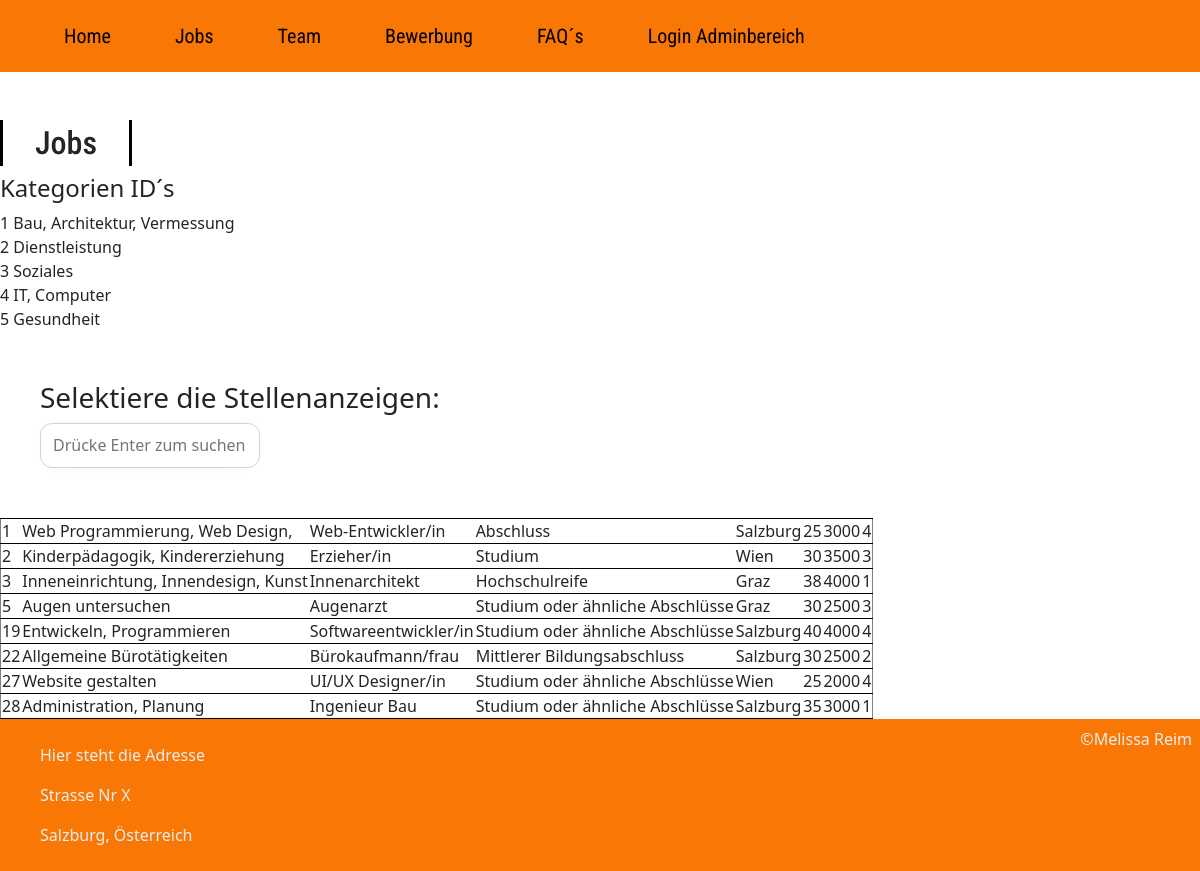
Screenshot of /PHP/index.php?seite=jobs with the database file from the repository.
### tables this page shows
CREATE TABLE `jobs` (
  `id` int(10) UNSIGNED NOT NULL,
  `jobs` varchar(255) NOT NULL,
  `titel` varchar(255) NOT NULL,
  `kategorie_id` int(10) UNSIGNED NOT NULL,
  `qualifikation` varchar(255) NOT NULL,
  `dienstort` varchar(50) NOT NULL,
  `stundenausmaß` varchar(255) NOT NULL,
  `mindestgehalt_euro` varchar(255) NOT NULL,
  `datum` datetime NOT NULL DEFAULT current_timestamp(),
  `aktiv` timestamp(6) NOT NULL DEFAULT current_timestamp(6) ON UPDATE current_timestamp(6)
);

### PHP/index.php (called while the page is built, shortened)
<?php
include "kopf.php";
?>
<?php
if (empty($_GET["seite"])){
    $site = "home";
} else{
    $site = $_GET["seite"];
}
if($site == "home") {
    $include_datei = "inhalte/home.php";
    $seitentitel ="Find your passion";
} else if ($site == "jobs") {
    $include_datei = "inhalte/jobs.php";
} else if ($site == "ueberuns") {
    $include_datei = "inhalte/ueberuns.php";
    $seitentitel ="Team";
} else if ($site == "bewerbung") {
    $include_datei = "inhalte/bewerbung.php";
    $seitentitel ="Bewerben.";
} else if ($site == "faq") {
    $include_datei = "inhalte/faq.php";
    $seitentitel ="FAQ´s";
} else {
    $include_datei = "error404.php";
}
?>
<?php
include  $include_datei;
include "fuss.php";
?>

### PHP/admin/funktionen.php (called while the page is built, shortened)
<?php
$db = mysqli_connect("localhost", "root", "", "getajob");
mysqli_set_charset($db, "utf8");
function query ($sql_befehl) {
    global $db;
    $result = mysqli_query($db, $sql_befehl);
    return $result;
}

### PHP/inhalte/jobs.php (the view, shortened to what this page needs)
<?php include "admin/funktionen.php"; ?>
</head>
<body>
    <h2 class="page-heading">Jobs</h2>
    <h4>Kategorien ID´s</h4>
    <p>1 Bau, Architektur, Vermessung <br> 2 Dienstleistung<br> 3 Soziales<br> 4 IT, Computer<br> 5 Gesundheit</p>
    <div id="searching">
        <h3>Selektiere die Stellenanzeigen:</h3>
        <input id="jobSearchInput" placeholder="Drücke Enter zum suchen ..." type="text" name="text" class="input">
    </div>
    <?php
    $result = query("SELECT * FROM jobs ORDER BY id ASC");
    echo "<table id='myTable' border='1'>";
    echo "<tbody>";
    while ($row = mysqli_fetch_assoc($result)) {
        echo "<tr style='border-bottom: 1px solid black;'>";
        echo "<td>" . $row["id"] . "</td>";
        echo "<td>" . $row["jobs"] . "</td>";
        echo "<td>" . $row["titel"] . "</td>";
        echo "<td>" . $row["qualifikation"] . "</td>";
        echo "<td>" . $row["dienstort"] . "</td>";
        echo "<td>" . $row["stundenausmaß"] . "</td>";
        echo "<td>" . $row["mindestgehalt_euro"] . "</td>";
        echo "<td>" . $row["kategorie_id"] . "</td>";
        echo "</tr>";
    }
    echo "</tbody>";
    echo "</table>";
    ?>

### PHP/style.css (style rules this page uses)
body { font-family: "Roboto", sans-serif; margin: 0; }
p { line-height: 1.5; }
input, textarea { height: 32px; padding: 0 16px; font-family: "Roboto Condensed", sans-serif; font-size: 20px; border: none; box-shadow: inset 8px 3px 18px -4px rgba(0, 0, 0, 0.4); }
.input { width: 100%; max-width: 220px; height: 45px; padding: 12px; border-radius: 12px; border: 1.5px solid lightgrey; outline: none; transition: all 0.3s cubic-bezier(0.19, 1, 0.22, 1); box-shadow: 0px 0px 20px -18px; }
#searching { margin-top: 50px; margin-bottom: 50px; display: flex; justify-content: space-between; flex-flow: column; padding-left: 40px; padding-right: 150px; }
.page-heading { font-size: 32px; font-family: "Roboto Condensed", sans-serif; border-left: 3px solid black; border-right: 3px solid black; transition: all 0.4s; display: inline-block; padding: 4px 32px; margin-top: 120px; }

### rows the page displays
jobs: id "1", jobs "Web Programmierung, Web Design,", titel "Web-Entwickler/in", qualifikation "Abschluss", dienstort "Salzburg", stundenausmaß "25", mindestgehalt_euro "3000", kategorie "4"
jobs: id "2", jobs "Kinderpädagogik, Kindererziehung", titel "Erzieher/in", qualifikation "Studium", dienstort "Wien", stundenausmaß "30", mindestgehalt_euro "3500", kategorie "3"
jobs: id "3", jobs "Inneneinrichtung, Innendesign, Kunst", titel "Innenarchitekt", qualifikation "Hochschulreife", dienstort "Graz", stundenausmaß "38", mindestgehalt_euro "4000", kategorie "1"
jobs: id "5", jobs "Augen untersuchen", titel "Augenarzt", qualifikation "Studium oder ähnliche Abschlüsse", dienstort "Graz", stundenausmaß "30", mindestgehalt_euro "2500", kategorie "3"
jobs: id "19", jobs "Entwickeln, Programmieren", titel "Softwareentwickler/in", qualifikation "Studium oder ähnliche Abschlüsse", dienstort "Salzburg", stundenausmaß "40", mindestgehalt_euro "4000", kategorie "4"
jobs: id "22", jobs "Allgemeine Bürotätigkeiten", titel "Bürokaufmann/frau", qualifikation "Mittlerer Bildungsabschluss", dienstort "Salzburg", stundenausmaß "30", mindestgehalt_euro "2500", kategorie "2"
jobs: id "27", jobs "Website gestalten", titel "UI/UX Designer/in", qualifikation "Studium oder ähnliche Abschlüsse", dienstort "Wien", stundenausmaß "25", mindestgehalt_euro "2000", kategorie "4"
jobs: id "28", jobs "Administration, Planung", titel "Ingenieur Bau", qualifikation "Studium oder ähnliche Abschlüsse", dienstort "Salzburg", stundenausmaß "35", mindestgehalt_euro "3000", kategorie "1"

### other values shown
$nav_punkt "Home"
$nav_punkt "Jobs"
$nav_punkt "Team"
$nav_punkt "Bewerbung"
$nav_punkt "FAQ´s"
